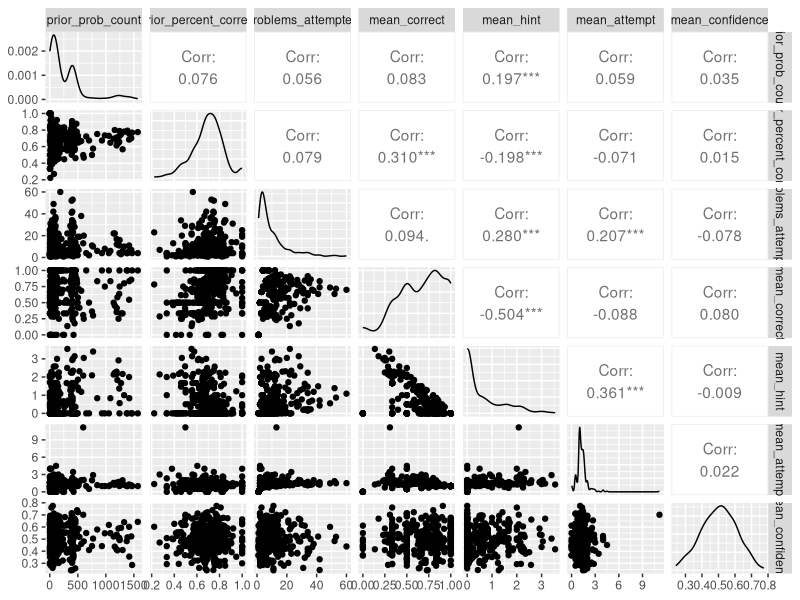
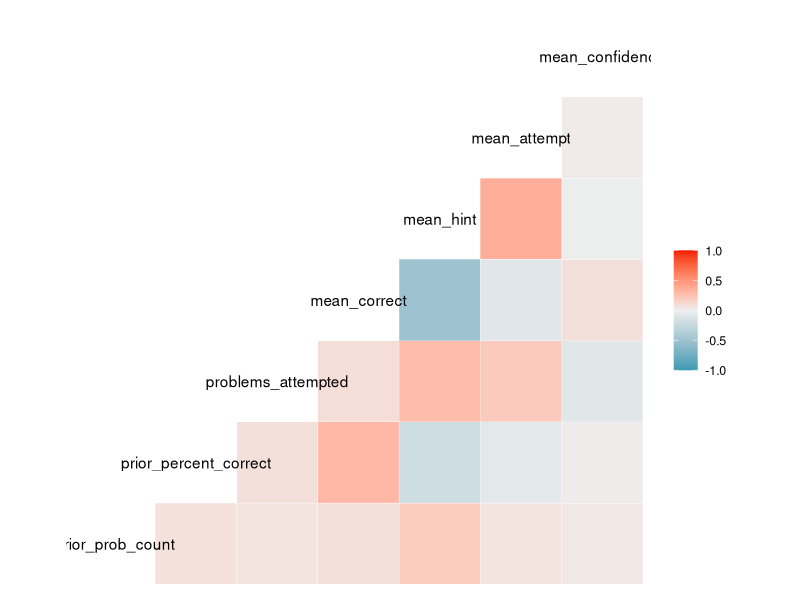
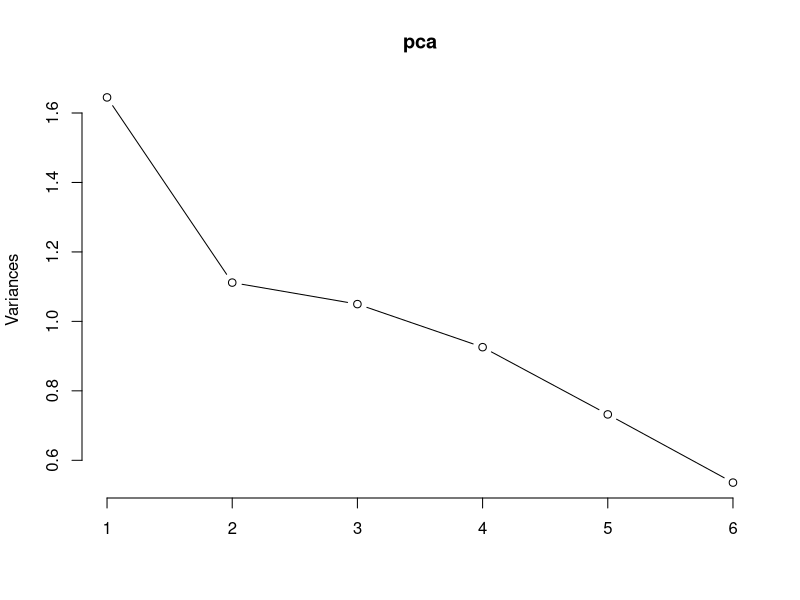
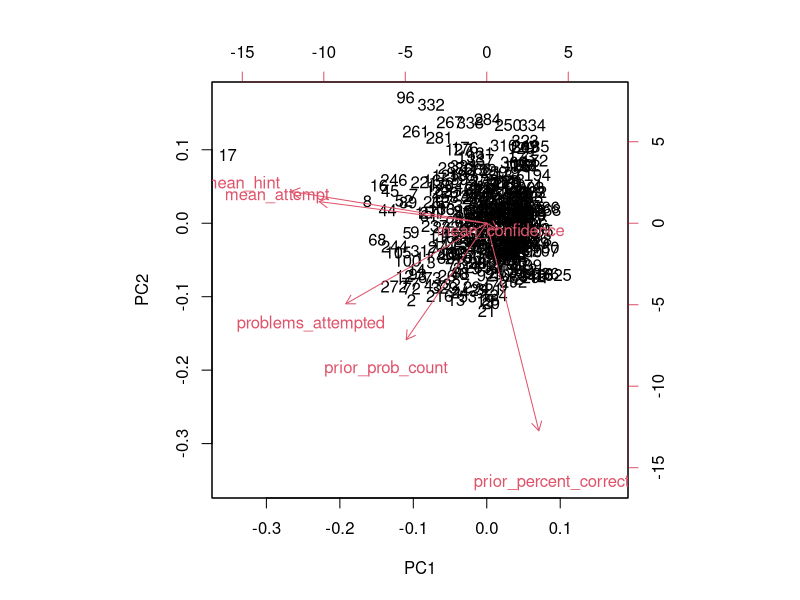
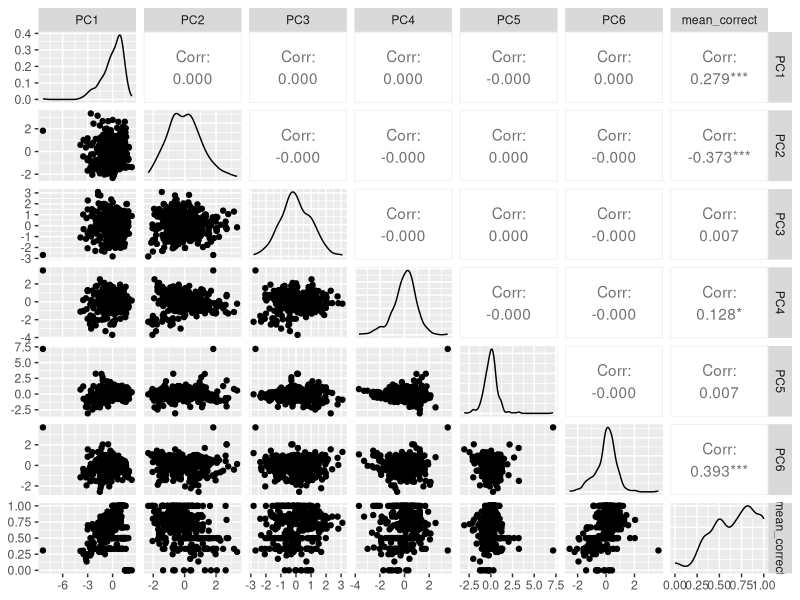
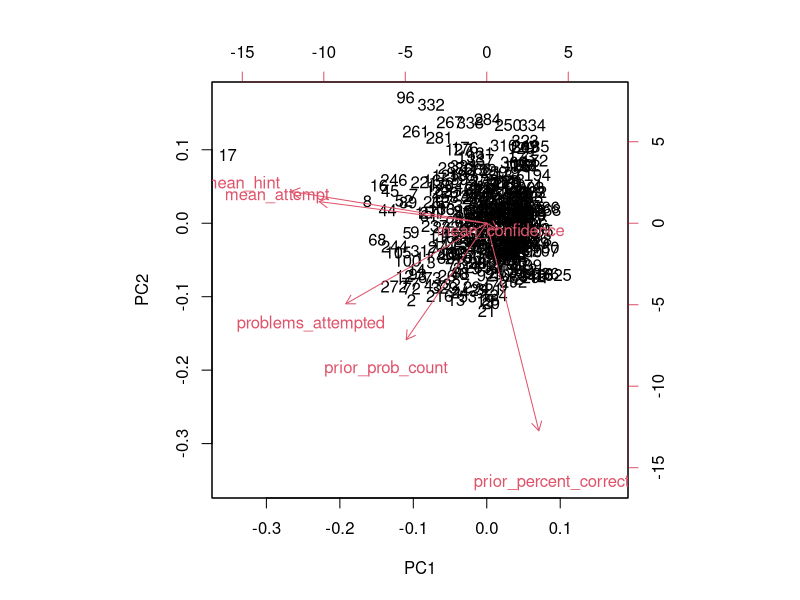
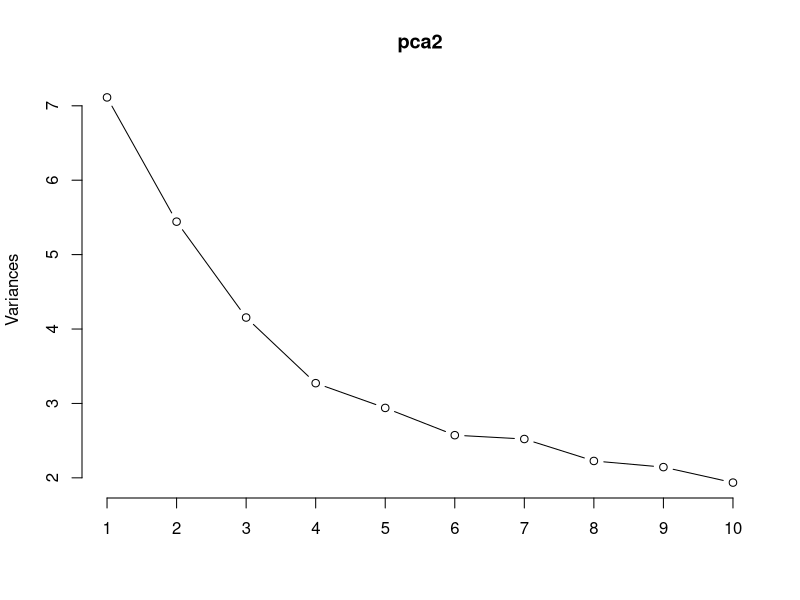

Generate these figures, in order, with R:
## ---- chunk 1
D1 <- read.csv("Assistments-confidence.csv")

## ---- chunk 2
#You can install the corrplot package to plot some pretty correlation matrices (sometimes called correlograms)

library(ggplot2)
library(GGally)
library(dplyr)

ggpairs(D1, 2:8, progress = FALSE) #ggpairs() draws a correlation plot between all the columns you identify by number (second option, you don't need the first column as it is the student ID) and progress = FALSE stops a progress bar appearing as it renders your plot

ggcorr(D1[,-1], method = c("everything", "pearson")) #ggcorr() doesn't have an explicit option to choose variables so we need to use matrix notation to drop the id variable. We then need to choose a "method" which determines how to treat missing values (here we choose to keep everything, and then which kind of correlation calculation to use, here we are using Pearson correlation, the other options are "kendall" or "spearman")

#Study your correlogram images and save them, you will need them later. Take note of what is strongly related to the outcome variable of interest, mean_correct. 
## ---- chunk 3
D2 <- select(D1, -id, -mean_correct)

## ---- chunk 4
pca <- prcomp(D2, scale. = TRUE)
## ---- chunk 5

pca$sdev

#To convert this into variance accounted for we can square it, these numbers are proportional to the eigenvalue

pca$sdev^2

#A summary of our pca will give us the proportion of variance accounted for by each component

summary(pca)

#We can look at this to get an idea of which components we should keep and which we should drop

plot(pca, type = "lines")
## ---- chunk 6
# did it in part II!
## ---- chunk 7

pca$rotation
biplot(pca)

#Now, create a data frame of the transformed data from your pca.

D3 <- as.data.frame(pca$x)

#Attach the variable "mean_correct" from your original data frame to D3.

D3$mean_correct <- D1$mean_correct

#Now re-run your correlation plots between the transformed data and mean_correct. If you had dropped some components would you have lost important information about mean_correct?

# Although PC6 seems to be the weaker PC among all 6 PCs, it is statistically significant and strongly negatively correlated with mean_correct. Dropping it could make us lose some important information about student performance. 

ggpairs(D3, progress = FALSE)

## ---- chunk 8
pca$rotation

#Examine the eigenvectors, notice that they are a little difficult to interpret. It is much easier to make sense of them if we make them proportional within each component

loadings <- abs(pca$rotation) #abs() will make all eigenvectors positive
loadings

#Now examine your components and try to come up with substantive descriptions of what some might represent?

#PC1 seems to account for current interaction with the system (hints and attempts in current session). Students who attempt and ask for hints more frequently also seem to be low in confidence. This measurement of current interaction is moderately influenced by previous interaction. I am inclined to think of this component as a indicator for "over interactive" students. This could be a flag for instructors, as higher scores on PC1 are negatively correlated with mean_correct (see correlation matrix above).

#PC2 seem to be a good indicator of previous performance. Note that it is not highly reliant on any current variables (like current attempts and hint requests). Interestingly, confidence does not seem to be correlated with this measure. I would likely "name" PC2 "Past Performance". Students who scored highly in previous sessions tend to perform better in the current session (see statistically significant correlation in the matrix) 

#PC3 seems to be a good measure of student confidence. Assuming the instructional "main objective" is to maximize current performance, my advice would be not to rely on student confidence as a performance predictor (though I am unsure how confidence was constructed). This PC is not correlated with student performance. 

# Answering to your question from Part1, I would probably use only PC1 and PC2. Although PC6 is indeed statistically significant and strongly negatively correlated with current performance, it does not seem to be any better than using its component variables alone. 

#You can generate a biplot to help you, though these can be a bit confusing. They plot the transformed data by the first two components. Therefore, the axes represent the direction of maximum variance accounted for. Then mapped onto this point cloud are the original directions of the variables, depicted as red arrows. It is supposed to provide a visualization of which variables "go together". Variables that possibly represent the same underlying construct point in the same direction.  

biplot(pca)


## ---- chunk 9

DF1 <- read.csv("tc-program-combos.csv")
DF2 <- select(DF1, -program)

pca2 <- prcomp(DF2, scale. = TRUE)
summary(pca2)

plot(pca2, type = "lines") # from this, it seems reasonable to focus on first 4 PC
pca2$rotation # this is a poor display of results because it omits a lot of rows 

# Inspect loadings 
DF3 <- as.data.frame(pca2$rotation)
DF4 <- select(DF3, 1:4)
program <- rownames(DF4)
DF4 <- cbind(DF4, program)

# PC1: Humanities
PC1 <- select(DF4, PC1, program)
PC1b <- filter(PC1, PC1>=.2)

# PC2: Health
PC2 <- select(DF4, PC2, program)
PC2b <- filter(PC2, PC2>=.2)

# PC3: STEM
PC3 <- select(DF4, PC3, program)
PC3b <- filter(PC3, PC3>=.2)

# PC4 - PC4 seem to be a weaker PC. There are no loadings >=.2
PC4 <- select(DF4, PC4, program)
PC4b <- filter(PC4, PC4>=.1)


# PC1 seems to rely more heavily on programs in Humanities. See PC1b dataframe.
# PC2 groups programs in Healh. See PC2b dataframe.
# PC3 have bigger loadings for STEM programs. See PC3b dataframe.

